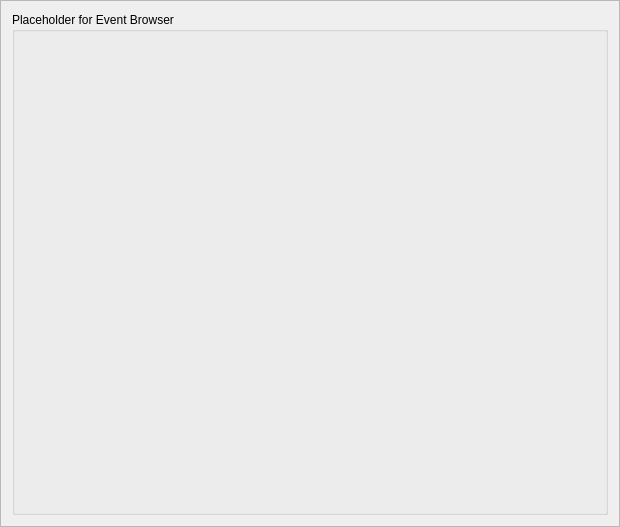
<?xml version="1.0" encoding="UTF-8"?>
<ui version="4.0">
 <class>EventBrowser</class>
 <widget class="QFrame" name="EventBrowser">
  <property name="geometry">
   <rect>
    <x>0</x>
    <y>0</y>
    <width>620</width>
    <height>527</height>
   </rect>
  </property>
  <property name="windowTitle">
   <string>Event Browser</string>
  </property>
  <property name="frameShape">
   <enum>QFrame::StyledPanel</enum>
  </property>
  <property name="frameShadow">
   <enum>QFrame::Raised</enum>
  </property>
  <layout class="QGridLayout" name="gridLayout">
   <item row="0" column="0">
    <widget class="QGroupBox" name="groupBox">
     <property name="title">
      <string>Placeholder for Event Browser</string>
     </property>
    </widget>
   </item>
  </layout>
 </widget>
 <resources/>
 <connections/>
</ui>
